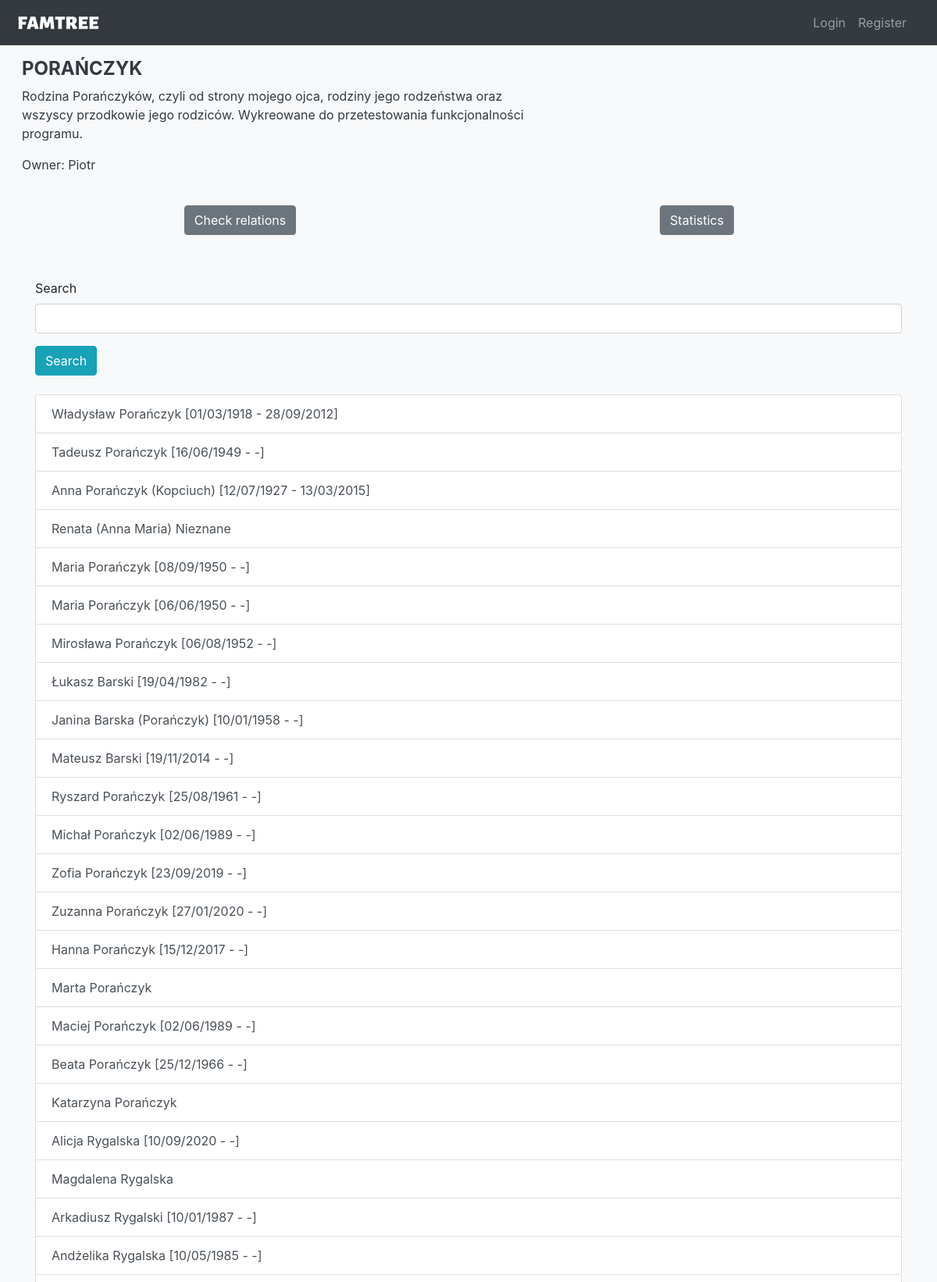
The app's page /tree/15/ (upper part) with its own data.
### tree/models.py (models this page shows, shortened)
class FamilyTree(models.Model):
    class Access(models.IntegerChoices):
        PUBLIC = 0, _('public')
        PRIVATE = 1, _('private')
    name_tree = models.CharField(max_length=30)
    description = models.TextField(null=True, blank=True, max_length=300)
    datetime_tree = models.DateTimeField(default=timezone.now)
    access = models.IntegerField(choices=Access.choices)
    owner = models.ForeignKey(User, on_delete=models.CASCADE)
    def save(self, *args, **kwargs):
        super(FamilyTree, self).save(*args, **kwargs)

### person/models.py (models this page shows, shortened)
class Person(models.Model):
    class Sex(models.IntegerChoices):
        MALE = 0, _('Male')
        FEMALE = 1, _('Female')
    first_name = models.CharField(max_length=30)
    last_name = models.CharField(max_length=30)
    maiden_name = models.CharField(max_length=30, null=True, blank=True)
    sex = models.IntegerField(choices=Sex.choices, default=0)
    date_of_birth = models.DateField(default=None, null=True, blank=True)
    date_of_death = models.DateField(default=None, null=True, blank=True)
    datetime_person = models.DateTimeField(default=timezone.now)
    family_tree = models.ForeignKey(FamilyTree, on_delete=models.CASCADE, related_name='family_tree')
    def __str__(self):
        if self.maiden_name is not None:
            return "%s %s (%s) %s" % (self.first_name, self.last_name, self.maiden_name, self.get_age())
        return "%s %s %s" % (self.first_name, self.last_name, self.get_age())
    def get_age(self):
        living = self.date_of_birth.__format__('%d/%m/%Y') if self.date_of_birth is not None else '-'
        death = self.date_of_death.__format__('%d/%m/%Y') if self.date_of_death is not None else '-'
        if living == '-' and death == '-':
            return ''
        return f'[{living} - {death}]'

### tree/views.py (the view)
# urls.py: path('<int:pk>/', FamilyTreeDetailView.as_view(), name='tree-detail'),
class FamilyTreeDetailView(UserPassesTestMixin, DetailView):
    model = FamilyTree
    template_name = 'familytree/detail.html'
    def get_object(self):
        obj = super(FamilyTreeDetailView, self).get_object()
        obj.datetime_tree = timezone.now()
        obj.save()
        return obj
    def get_context_data(self, **kwargs):
        context = super(FamilyTreeDetailView, self).get_context_data(**kwargs)
        context["own"] = False
        if self.request.user == self.object.owner:
            context["own"] = True
        context["form"] = FilterForm(initial={
            'search': self.request.GET.get('search', ''),
        })
        context["search"] = self.request.GET.get('search')
        context['object_list'] = self.get_data().order_by('-datetime_person')
        context["relation"] = False
        context["two_people"] = False
        for per in self.get_data():
            if len(self.get_data()) > 1:
                context["two_people"] = True
                if Relation.objects.filter(source_person=per) or Relation.objects.filter(related_person=per):
                    context["relation"] = True
                    break
        return context
    def get_data(self):
        query = self.request.GET.get('search')
        if query:
            return Person.objects.filter(family_tree_id=self.object.id).filter(
                Q(first_name__icontains=query) |
                Q(last_name__icontains=query) |
                Q(maiden_name__icontains=query)
            )
        else:
            return Person.objects.filter(family_tree_id=self.object.id)
    def test_func(self):
        tree = self.get_object()
        if tree.access == 0:
            return True
        if self.request.user == tree.owner:
            return True
        return False

### tree/forms.py
class FilterForm(Form):
    FILTER_CHOICES = (
        ('first_name', 'first name'),
        ('last_name', 'last name'),
    )
    search = CharField(required=False)

### tree/templates/familytree/detail.html (shortened to what this page needs)
{% extends 'users/base_template.html' %}
{% load crispy_forms_tags %}
{% block base %}
        <div class="container-fluid-sm my-3">
              <div class="row mx-1 my-1 ">
                    <div class="col-7 px-4">
                        <h4 class="font-weight-bold text-uppercase text-dark" >{{ object.name_tree}} {% if object.access %}<span class="badge badge-pill badge-primary">Private</span>{% endif %}</h4>
                        <p class="text-dark" >{{object.description}}</p>
                        <p class="text-dark ">Owner: {{object.owner}}</p>
                    </div>
              </div>
        </div>
    <div class="container-fluid">
        <ul class="nav nav-pills nav-justified">
            {% if relation %}
            <li class="nav-item">
                <a  class="nav-link" href="{% url 'relation-check' object.id%}"><button type="button" class="btn btn-secondary">Check relations</button></a>
            </li>
            {% endif %}
            {% if two_people %}
            <li class="nav-item">
            <a class="nav-link"  href="{% url 'tree-stats' object.id%}"><button type="button" class="btn btn-secondary">Statistics</button></a>
            </li>
            {% endif %}
        </ul>
    </div>
<div class="container-sm my-5">
    <form method="get">
        {{ form|crispy }}
        <button type="submit" class="btn btn-info">Search</button>
    </form>
    <div class="list-group my-4">
      {% if object_list %}
            {% for item in object_list %}
                <a class="list-group-item list-group-item-action" href="{% url 'person-detail' object.id item.id%}">{{item}}</a>
            {% endfor %}
    {% else %}
        <p class="list-group-item list-group-item-action" >{% if search %}There are no results for "{{ search }}".{% else %} <a class="nav-link text-dark" href="{% url 'person-create' object.id%}">Add first person!</a> {% endif %}</p>
    {% endif %}
        </div>
</div>
{% endblock %}

### records on screen
FamilyTree: name_tree "PORAŃCZYK", description "Rodzina Porańczyków, czyli od strony mojego ojca, rodziny jego rodzeństwa oraz wszyscy przodkowie jego rodziców. Wykreowane do przetestowania funkcjonalności programu.", owner "Piotr"
Person: maiden_name+first_name+last_name "Władysław Porańczyk [01/03/1918 - 28/09/2012]"
Person: maiden_name+first_name+last_name "Tadeusz Porańczyk [16/06/1949 - -]"
Person: maiden_name+first_name+last_name "Anna Porańczyk (Kopciuch) [12/07/1927 - 13/03/2015]"
Person: maiden_name+first_name+last_name "Renata (Anna Maria) Nieznane"
Person: maiden_name+first_name+last_name "Maria Porańczyk [08/09/1950 - -]"
Person: maiden_name+first_name+last_name "Maria Porańczyk [06/06/1950 - -]"
Person: maiden_name+first_name+last_name "Mirosława Porańczyk [06/08/1952 - -]"
Person: maiden_name+first_name+last_name "Łukasz Barski [19/04/1982 - -]"
Person: maiden_name+first_name+last_name "Janina Barska (Porańczyk) [10/01/1958 - -]"
Person: maiden_name+first_name+last_name "Mateusz Barski [19/11/2014 - -]"
Person: maiden_name+first_name+last_name "Ryszard Porańczyk [25/08/1961 - -]"
Person: maiden_name+first_name+last_name "Michał Porańczyk [02/06/1989 - -]"
Person: maiden_name+first_name+last_name "Zofia Porańczyk [23/09/2019 - -]"
Person: maiden_name+first_name+last_name "Zuzanna Porańczyk [27/01/2020 - -]"
Person: maiden_name+first_name+last_name "Hanna Porańczyk [15/12/2017 - -]"
Person: maiden_name+first_name+last_name "Marta Porańczyk"
Person: maiden_name+first_name+last_name "Maciej Porańczyk [02/06/1989 - -]"
Person: maiden_name+first_name+last_name "Beata Porańczyk [25/12/1966 - -]"
Person: maiden_name+first_name+last_name "Katarzyna Porańczyk"
Person: maiden_name+first_name+last_name "Alicja Rygalska [10/09/2020 - -]"
Person: maiden_name+first_name+last_name "Magdalena Rygalska"
Person: maiden_name+first_name+last_name "Arkadiusz Rygalski [10/01/1987 - -]"
Person: maiden_name+first_name+last_name "Andżelika Rygalska [10/05/1985 - -]"
